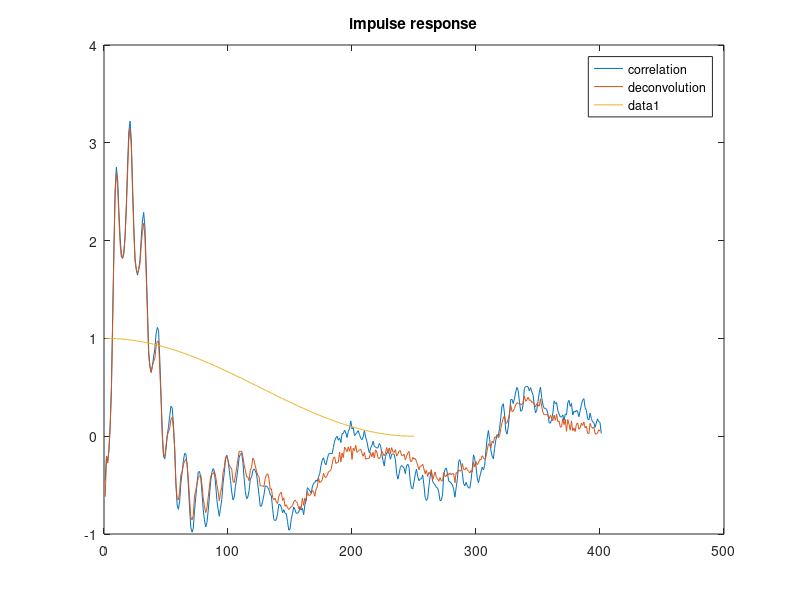

This chart was generated by the following MATLAB code: (Note: this script raises an error after producing the figure.)
clear all
close all
clc

FPdata = load('FPdata.mat');
Te =  0.04;

% Windowing
hann_window = @(M) 0.5+0.5*cos(pi*[0:M-1]'/(M-1));


%% Impulse response using correlation and deconvolution approach
N = length(FPdata.u)/6;
k=400;
u = FPdata.u(end-N+1:end);
y = FPdata.y(end-N+1:end);
Rur = xcorr(u, u, 'unbiased'); % use incor because u periodic
Ryr = xcorr(y, u, 'unbiased');
U = toeplitz(Rur(N:N+k));
theta = pinv(U'*U)*U'*Ryr(N:N+k);

figure
plot(1/Te*theta)
title('impulse response')
hold on

% deconvolution
U = toeplitz(u, [u(1);zeros(N-1,1)]);
Uk = U(:,1:k); % truncate U
theta = pinv(Uk)*y/Te;
plot(theta)
legend('correlation','deconvolution')
hold off

hold on;

window = hann_window(250);
plot(window)
hold off

%% spectral analyis
u = FPdata.u;
y = FPdata.y;
r = FPdata.r;

N_AVG = 1;
N = floor(length(u)/N_AVG);

SCALEOPT = 'biased';
window = ones(N,1);
%window = hann(200);
window = window(length(window)/2 +1:end);
padding = zeros(N - length(window), 1);
window = [window; padding];

fft_Ryr = zeros(N,1);
fft_Rur = zeros(N,1);
for i = 0:N_AVG-1
    % split into chunks
    yc = y(i*N + 1:(i+1)*N);
    uc = u(i*N + 1:(i+1)*N);
    rc = r(i*N + 1:(i+1)*N);

    % correlation
    Ryr = xcorr(yc,rc, SCALEOPT);
    Rur = xcorr(uc,rc, SCALEOPT);

    Ryr = Ryr(N:end);
    Rur = Rur(N:end);

    % windowing
    Ryr = Ryr .* window;

    % averaging
    fft_Ryr = fft_Ryr+fft(Ryr);
    fft_Rur = fft_Rur+fft(Rur);
end

% Reconstruction
Gr = fft_Ryr./fft_Rur;

omega_s = 2*pi/Te;
freq = 0:omega_s/N:(N-1)/N*omega_s;
freq = (0:N-1).*(omega_s/N);

NYQUIST_INDEX = round(N/2);
Gr = Gr(1:NYQUIST_INDEX);
freq = freq(1:NYQUIST_INDEX);

model = frd(Gr, freq, Te);
figure
bode(model)
title('spectral analysis')

%%% fourier analyis
u = FPdata.u;
y = FPdata.y;

N_PERIODS = 6;
N = length(FPdata.u)/N_PERIODS;
omega_s = 2*pi/Te;
avg_y = zeros(N,1);
avg_u = zeros(N,1);
for i = 1:N:N*N_PERIODS
    in = y(i:i+N-1);
    avg_y = avg_y + fft(in);
    out = u(i:i+N-1);
    avg_u = avg_u + fft(out);
end
freq = [];
for i = 0:N-1
   freq = [freq; i*omega_s/N];
end
freq = (0:N-1).*(omega_s/N);

Y = avg_y / N_PERIODS;
U = avg_u / N_PERIODS;

% Reconstruction
Gr = Y ./ U;

NYQUIST_INDEX = round(N/2);
freq = freq(1:NYQUIST_INDEX);
Gr = Gr(1:NYQUIST_INDEX);

model = frd(Gr, freq, Te);
%figure
hold on
bode(model)
%title('fourier analysis')
title('frequency analysis')
legend('spectral analysis', 'fourier analysis')
hold off

% we see 2 resonance frequencies at 14.1 rad/s and 26.6 rad/s
%% Analysis of physical system
syms x1 x2 x3 J1 J2 J3 k1 k2 k3 T s
A=[
    (J1*s^2+k1), -k1, 0;
    -k1, (J2*s^2+k1+k2), -k2;
    0, -k2, (J3*s^2+k2)
];
B=[T;0;0];
x=[x1;x2;x3];
res = solve(A*x-B, x);
G = res.x3/T;

% G has the structure K * 1/s^2 * 1/((s/w1)^2+1) * 1/((s/w2)^2+1);
% J1 = 1; J2 = 1; J3 = 1; k1 = 1; k2 = 1; K3 = 1;
% [n,d] = numden(G);
% n = sym2poly(subs(n));
% d = sym2poly(subs(d));
% G = tf(n,d);
%bode(G)

%%
w1 = 14.1;
w2 = 26.6;
k = 10;
s = tf('s');
G = k * 1/s^2 * 1/(((s/w1)^2+1)*((s/w2)^2+1));
hold on;
bode(G, freq)
hold off;
%% state space model
syms x1 x2 x3 dx1 dx2 dx3 J1 J2 J3 k1 k2 k3 km u
A=[zeros(3), eye(3);
    [
        -k1/J1, k1/J1, 0;
        k1/J2, -(k1+k2)/J2, k2/J2;
        0, k2/J3, -k2/J3
    ], zeros(3)
];
B = [0 0 0 km 0 0]';
C = [0 0 1 0 0 0];
D = zeros(1,1);
x = [x1; x2; x3; dx1; dx2; dx3];
%% spectral analyis without averaging
u = FPdata.u;
y = FPdata.y;
r = FPdata.r;
N = length(u);
omega_s = 2*pi/Te;

SCALEOPT = 'biased';
window = ones(N,1);
window = hann(200);
window = window(length(window)/2 +1:end);
padding = zeros(N - length(window), 1);
window = [window; padding];

% correlation
Ryr = xcorr(y,r, SCALEOPT);
Rur = xcorr(u,r, SCALEOPT);
Ryr = Ryr(N:end);
Rur = Rur(N:end);
% windowing
Ryr = Ryr .* window;
% averaging
fft_Ryr = fft(Ryr);
fft_Rur = fft(Rur);
% Reconstruction
Gr = fft_Ryr./fft_Rur;
freq = (0:N-1).*(omega_s/N);
model = frd(Gr, freq, Te);
figure
bode(model)
title('spectral analysis')
